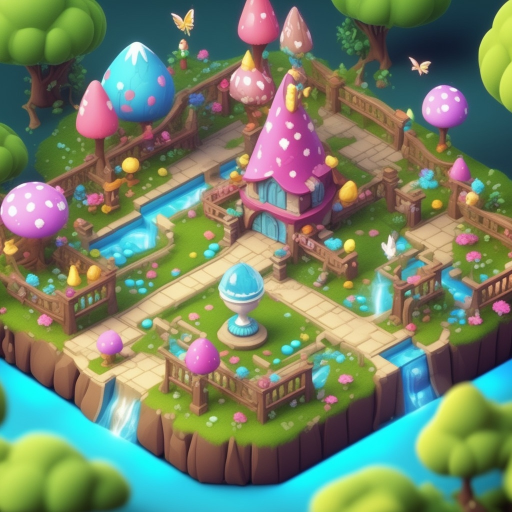
#> input picture scripts/test.jpg, 1024 x 1024 px (shown at 1/2 size)
$ python create_map.py 100 test.jpg
#> lines starting #> are read from the running program, lines starting #| are printed output that depends on the picture; after the words box and inside, x2 and y2 are one past the last pixel; in counts of white or black regions, pixels touching at a corner belong together
#> further down, image_fake is the input picture: shape (1024, 1024, 3); mean B, G, R 103.3, 130.4, 115.5
#| (1024, 1024, 3)
import cv2
import argparse
import os
import string
import math

global objectsize, image_fake, terrain_coors, original_im

global leftMouseDown, rightMouseDown
leftMouseDown = False
rightMouseDown = False

def get_box_coors(input_x, input_y):
    return (input_x // objectsize, input_y // objectsize)

# [34 lines left out: functions highlight_square, mouse_callback, not called in this run]

def draw_gridlines():
    global image_fake
    # rows
    for x in range(1, image_fake.shape[1] // args.objectsize):
        xcoor = args.objectsize * x
        cv2.line(image_fake, (xcoor, 0), (xcoor, image_fake.shape[0] - 1), (0, 0, 0), 3)
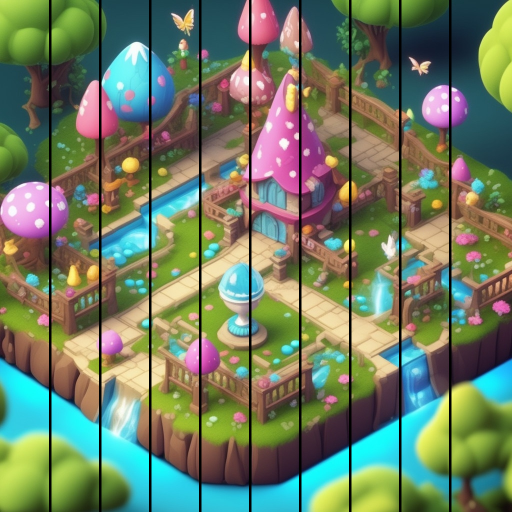
#> image_fake: shape (1024, 1024, 3) (shown at 1/2 size); 4.39% of pixels changed, all inside (x1, y1, x2, y2) = (98, 0, 903, 1024)

    for y in range(1, image_fake.shape[0] // args.objectsize):
        ycoor = args.objectsize * y
        cv2.line(image_fake, (0, ycoor), (image_fake.shape[1] - 1, ycoor), (0, 0, 0), 3)
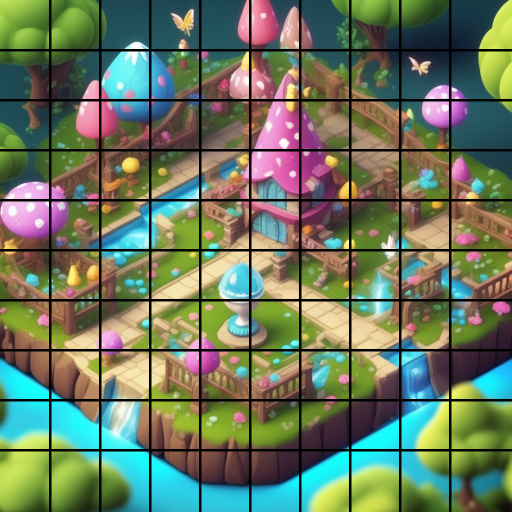
#> image_fake: shape (1024, 1024, 3) (shown at 1/2 size); 4.2% of pixels changed, all inside (x1, y1, x2, y2) = (0, 98, 1024, 903)

# [9 lines left out: function resize_im, not called in this run]

def strip_punc(s):
    return s.translate(str.maketrans('', '', string.punctuation))

if __name__ == '__main__':
    parser = argparse.ArgumentParser()
    parser.add_argument('objectsize', type=int)
    parser.add_argument('imagepath', type=str)
    parser.add_argument('--scale', type=float)
    parser.add_argument('--terrainfile', default='terrain.txt', type=str)
    args = parser.parse_args()

    objectsize = args.objectsize
    image_fake = cv2.imread(args.imagepath)
    original_im = cv2.imread(args.imagepath)
    print('original im')
    print(original_im.shape)
    draw_gridlines()

    terrain_coors = set()
    if os.path.exists(args.terrainfile):
        with open(args.terrainfile, 'r') as fin:
            lines = fin.readlines()
            for y in range(len(lines)):
                nums = [int(strip_punc(temp)) for temp in lines[y].split(' ')]
                for x in range(len(nums)):
                    if nums[x] == 1:
                        highlight_square(x, y)

    cv2.namedWindow('image', cv2.WINDOW_NORMAL)
    if args.scale:
        scaled_width = int(image_fake.shape[1] * args.scale)
        scaled_height = int(image_fake.shape[0] * args.scale)
        print('scale: {}, (w, h): {}, {}'.format(args.scale, scaled_width, scaled_height))
        cv2.resizeWindow('image', (scaled_width, scaled_height))
    mouseDown = False
    cv2.setMouseCallback('image', mouse_callback)
    while True:
        cv2.imshow('image', image_fake)
        k = cv2.waitKey(10) & 0xFF
#> (key Esc is pressed here)
        if k == ord('a'):
            with open(args.terrainfile, 'w') as fout:
                to_write = [[0 for _ in range(math.ceil(image_fake.shape[1] / objectsize))] for _ in range(math.ceil(image_fake.shape[0] / objectsize))]
                for (temp_x, temp_y) in terrain_coors:
                    print('{} {} terrain_coors'.format(temp_x, temp_y))
                    to_write[temp_x][temp_y] = 1
                for temp_x in range(len(to_write)):
                    row = to_write[temp_x]
                    fout.write('[' + str(row[0]))
                    for temp_y in range(1, len(row)):
                        fout.write(', ' + str(row[temp_y]))
                    if temp_x == len(to_write) - 1:
                        fout.write(']')
                    else:
                        fout.write('],\n')
            cv2.imwrite(args.imagepath, original_im)
        elif k == ord('p'):
            resize_im(1.01)
        elif k == ord('o'):
            resize_im(0.99)
        elif k == 27:  # Esc
            break
    cv2.destroyAllWindows()
